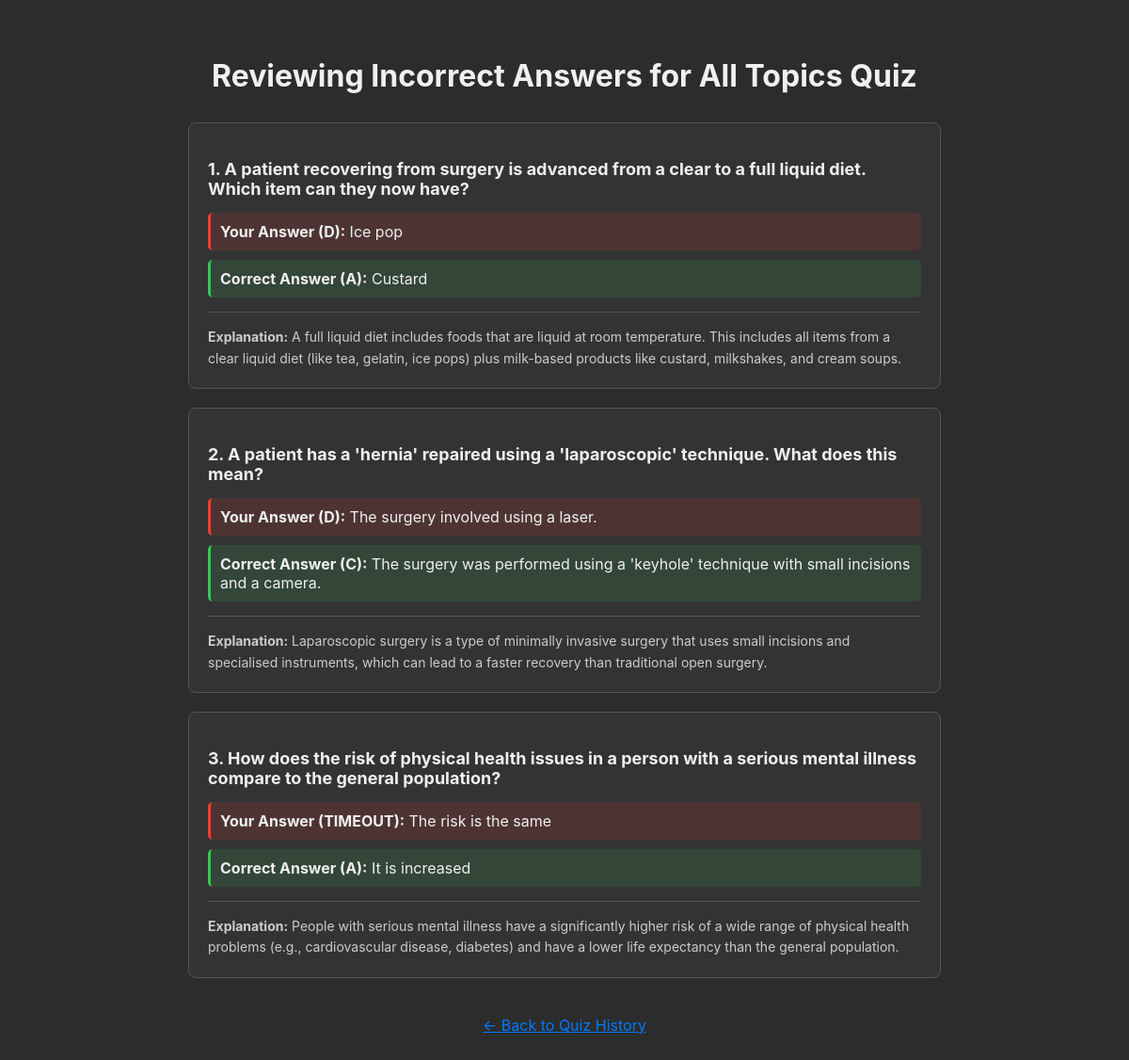
Screenshot of /review/24 (signed in) with the database file from the repository.
### app.py (models this page shows)
class QuizHistory(db.Model):
    id = db.Column(db.Integer, primary_key=True)
    user_id = db.Column(db.Integer, db.ForeignKey('user.id'), nullable=False)
    score = db.Column(db.Integer, nullable=False)
    total_questions = db.Column(db.Integer, nullable=False)
    date_taken = db.Column(db.DateTime, server_default=db.func.now())
    topic = db.Column(db.String(100))
    attempts = db.relationship('AnswerAttempt', backref='quiz', lazy='dynamic')

class AnswerAttempt(db.Model):
    id = db.Column(db.Integer, primary_key=True)
    user_answer = db.Column(db.String(10), nullable=False)
    is_correct = db.Column(db.Boolean, nullable=False)
    question_id = db.Column(db.Integer, db.ForeignKey('question.id'), nullable=False)
    quiz_history_id = db.Column(db.Integer, db.ForeignKey('quiz_history.id'), nullable=False)
    question = db.relationship('Question')

class Question(db.Model):
    id = db.Column(db.Integer, primary_key=True)
    question_text = db.Column(db.Text, nullable=False)
    option_a = db.Column(db.String(200), nullable=False)
    option_b = db.Column(db.String(200), nullable=False)
    option_c = db.Column(db.String(200), nullable=False)
    option_d = db.Column(db.String(200), nullable=False)
    correct_answer = db.Column(db.String(1), nullable=False)
    explanation = db.Column(db.Text, nullable=True)
    topic = db.Column(db.String(100), nullable=True)
    difficulty = db.Column(db.String(50), nullable=True)
    source = db.Column(db.String(200), nullable=True)

### app.py (the view)
@app.route('/review/<int:quiz_id>')
def review_page(quiz_id):
    if 'username' not in session: return redirect(url_for('login'))
    user = User.query.filter_by(username=session['username']).first()
    quiz_history = QuizHistory.query.get_or_404(quiz_id)
    if not user or quiz_history.user_id != user.id:
        flash("You do not have permission to view this quiz.", 'error')
        return redirect(url_for('history'))
    incorrect_attempts = quiz_history.attempts.filter_by(is_correct=False).all()
    return render_template('review.html', incorrect_attempts=incorrect_attempts, quiz=quiz_history)

### templates/review.html (shortened to what this page needs)
<!DOCTYPE html>
<html lang="en">
<head>
</head>
<body>
    <div class="container">
        <h1>Reviewing Incorrect Answers for {{ quiz.topic }} Quiz</h1>
        {% for attempt in incorrect_attempts %}
            <div class="question-review-item">
                <p class="question-text">{{ loop.index }}. {{ attempt.question.question_text }}</p>
                <div class="answer your-answer"><b>Your Answer ({{ attempt.user_answer.upper() }}):</b>
                    {% if attempt.user_answer == 'a' %}{{ attempt.question.option_a }}
                    {% elif attempt.user_answer == 'b' %}{{ attempt.question.option_b }}
                    {% elif attempt.user_answer == 'c' %}{{ attempt.question.option_c }}
                    {% else %}{{ attempt.question.option_d }}{% endif %}
                </div>
                <div class="answer correct-answer"><b>Correct Answer ({{ attempt.question.correct_answer.upper() }}):</b>
                    {% if attempt.question.correct_answer == 'a' %}{{ attempt.question.option_a }}
                    {% elif attempt.question.correct_answer == 'b' %}{{ attempt.question.option_b }}
                    {% elif attempt.question.correct_answer == 'c' %}{{ attempt.question.option_c }}
                    {% else %}{{ attempt.question.option_d }}{% endif %}
                </div>
                <div class="explanation">
                    <b>Explanation:</b> {{ attempt.question.explanation }}
                </div>
            </div>
        {% else %}
            <p style="text-align:center; color: #34c759; font-size: 18px;">Congratulations, you had no incorrect answers on this quiz!</p>
        {% endfor %}
        <a href="{{ url_for('history') }}" class="back-link">← Back to Quiz History</a>
    </div>
</body>
</html>

### templates/review.html (style rules this page uses)
body { font-family: -apple-system, BlinkMacSystemFont, "Segoe UI", Roboto, "Helvetica Neue", Arial, sans-serif; background-color: #2c2c2c; color: #f0f0f0; margin: 0; padding: 40px; }
.container { max-width: 800px; margin: 0 auto; }
h1 { text-align: center; margin-bottom: 30px; }
.question-review-item { background-color: #333; border: 1px solid #555; border-radius: 8px; padding: 20px; margin-bottom: 20px; }
.question-text { font-size: 18px; font-weight: bold; margin-bottom: 15px; }
.answer { padding: 10px; border-radius: 5px; margin-bottom: 10px; }
.your-answer { background-color: #ff3b3020; border-left: 3px solid #ff3b30; }
.correct-answer { background-color: #34c75920; border-left: 3px solid #34c759; }
.explanation { margin-top: 15px; padding-top: 15px; border-top: 1px solid #555; font-size: 14px; color: #ccc; line-height: 1.6; }
.back-link { display: block; text-align: center; margin-top: 40px; color: #007aff; }

### rows the page displays
QuizHistory: topic "All Topics"
AnswerAttempt: question.question_text "A patient recovering from surgery is advanced from a clear to a full liquid diet. Which item can they now have?", user_answer "D", question.option_d "Ice pop", question.correct_answer "A", question.option_a "Custard", question.explanation "A full liquid diet includes foods that are liquid at room temperature. This includes all items from a clear liquid diet (like tea, gelatin, ice pops) plus milk-based products like custard, milkshakes, and cream soups."
AnswerAttempt: question.question_text "A patient has a 'hernia' repaired using a 'laparoscopic' technique. What does this mean?", user_answer "D", question.option_d "The surgery involved using a laser.", question.correct_answer "C", question.option_c "The surgery was performed using a 'keyhole' technique with small incisions and a camera.", question.explanation "Laparoscopic surgery is a type of minimally invasive surgery that uses small incisions and specialised instruments, which can lead to a faster recovery than traditional open surgery."
AnswerAttempt: question.question_text "How does the risk of physical health issues in a person with a serious mental illness compare to the general population?", user_answer "TIMEOUT", question.option_d "The risk is the same", question.correct_answer "A", question.option_a "It is increased", question.explanation "People with serious mental illness have a significantly higher risk of a wide range of physical health problems (e.g., cardiovascular disease, diabetes) and have a lower life expectancy than the general population."
